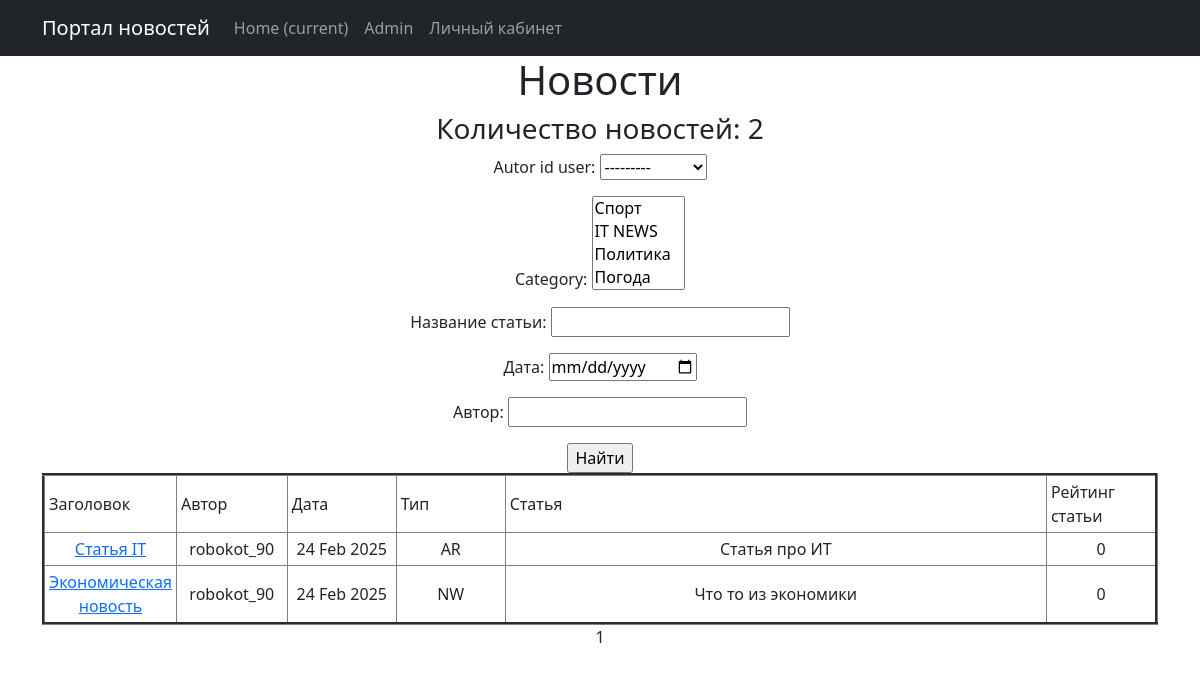
The app's page /search/, older data.
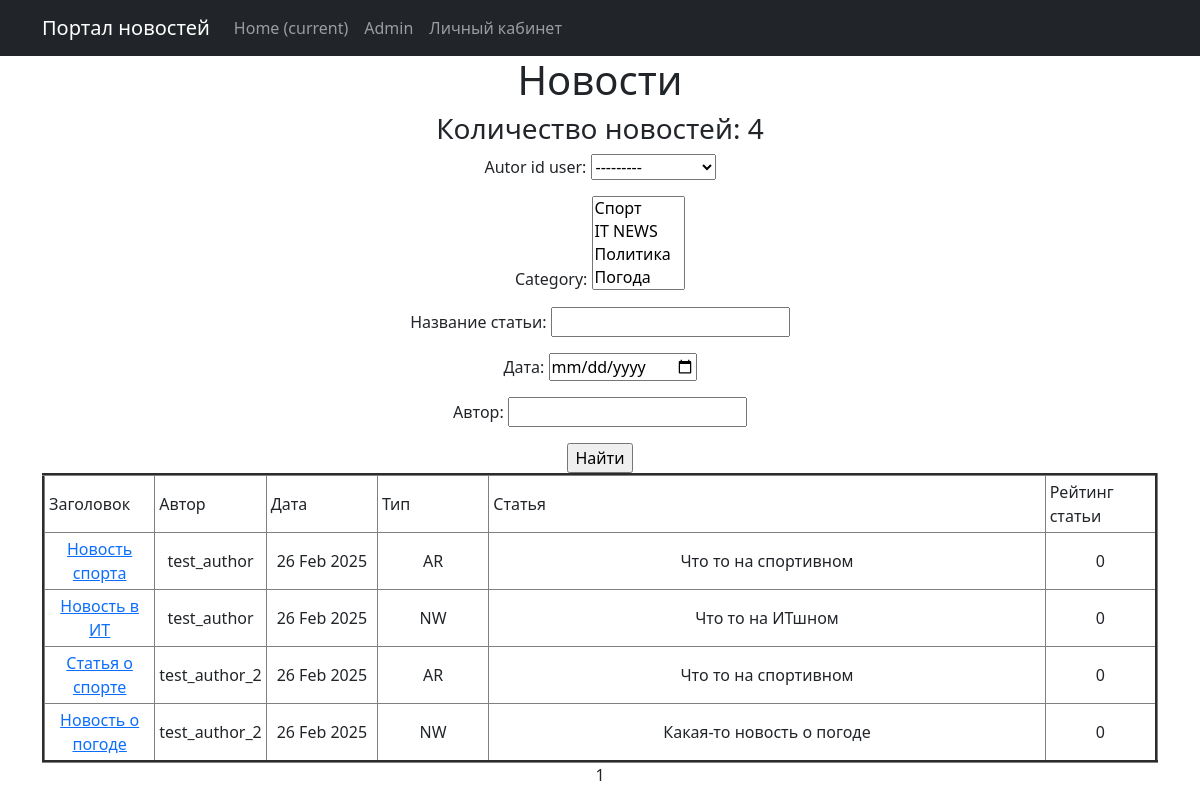
The same page, newer data.
### news/models.py (models this page shows, shortened)
class Post(models.Model):
    news = "NW"
    article = "AR"
    POSITIONS = [(news, "Новость"),
                 (article, "Статья")]
    autor_id = models.ForeignKey(Author, on_delete=models.CASCADE)
    type = models.CharField(max_length = 2, choices=POSITIONS, default=news)
    date_time = models.DateTimeField(auto_now_add=True)
    category = models.ManyToManyField("Category", through="PostCategory")
    title_news = models.CharField(max_length = 128)
    text_news = models.TextField()
    rating_post = models.IntegerField(default = 0)

class Author(models.Model):
    rating_autor = models.IntegerField(default = 0)
    user = models.OneToOneField(User, on_delete=models.CASCADE)

### news/views.py (the view)
# urls.py: path('search/', PostSearch.as_view(), name="news_search"),
class PostSearch(ListView):
    model = Post
    ordering = '-date_time'
    template_name = 'post_search.html'
    context_object_name = 'post_search'
    paginate_by = 10
    def get_queryset(self):
        queryset = super().get_queryset()
        self.filterset = NewsFilter(self.request.GET, queryset)
        return self.filterset.qs
    def get_context_data(self, **kwargs):
        context = super().get_context_data(**kwargs)
        context['filterset'] = self.filterset
        return context

### news/models.py (called while the page is built)
    def __str__(self):
        return self.category

### news/templatetags/custom_filters.py (called while the page is built)
def stripping(text):
    word = ''
    for i in text:
        if i.isalpha():
            word += i
    return word.lower()

@register.filter()
def censor(text):
    list_censor = [str(i) for i in Censorship.objects.all()]
    for word in text.split():
        format_word = stripping(word)
        if format_word in list_censor:
            cencore_word = format_word[0] + "*" * (len(word) - 1)
            text = text.replace(delete_symbol_l_r(word), cencore_word)
    return text

### templates/post_search.html (shortened to what this page needs)
{% extends 'flatpages/default.html' %}
{% load custom_filters %}
{% load custom_tags %}
{% block content %}
    <h1>Новости</h1>
    <h3> Количество новостей: {{ post_search | length}} </h3>
        <form action="" method="get">
            {{ filterset.form.as_p }}
            <input type="submit" value="Найти" />
        </form>
        {% if post_search %}
            <table border="3" cellpadding="4" cellspacing="1" width="100%">
                <tr>
                    <td align="left" width="10%">Заголовок</td>
                    <td align="left" width="10%">Автор</td>
                    <td align="left" width="10%">Дата</td>
                    <td align="left" width="10%">Тип</td>
                    <td align="left" width="50%">Статья</td>
                    <td align="left" width="10%">Рейтинг статьи</td>
                </tr>
                {% for post in post_search%}
                <tr>
                    <td><a href="{% url 'news_detail' post.pk %}">{{ post.title_news | censor }}</a></td>
                    <td>{{ post.autor_id.user }}</td>
                    <td>{{ post.date_time | date:'d M Y' }}</td>
                    <td>{{ post.type }}</td>
                    <td>{{ post.text_news | truncatewords:20 | censor }}</td>
                    <td>{{ post.rating_post }}</td>
                </tr>
                {% endfor %}
            </table>
        {% else %}
        <h2>По вашему запросу ничего не найдено!</h2>
        {% endif%}
   {{ page_obj.number }}
{% endblock content %}

Row changes from the older to the newer data that the page shows:
added Post: title_news|censor "Новость спорта", autor_id.user "test_author", date_time "26 Feb 2025", type "AR", text_news|censor "Что то на спортивном", rating_post "0"
added Post: title_news|censor "Новость в ИТ", autor_id.user "test_author", date_time "26 Feb 2025", type "NW", text_news|censor "Что то на ИТшном", rating_post "0"
changed Post: title_news|censor "Статья IT" → "Статья о спорте"; autor_id.user "robokot_90" → "test_author_2"; date_time "24 Feb 2025" → "26 Feb 2025"; text_news|censor "Статья про ИТ" → "Что то на спортивном"
changed Post: title_news|censor "Экономическая новость" → "Новость о погоде"; autor_id.user "robokot_90" → "test_author_2"; date_time "24 Feb 2025" → "26 Feb 2025"; text_news|censor "Что то из экономики" → "Какая-то новость о погоде"
Text that changed along with them:
{{ post_search | length }}: "2" → "4"
